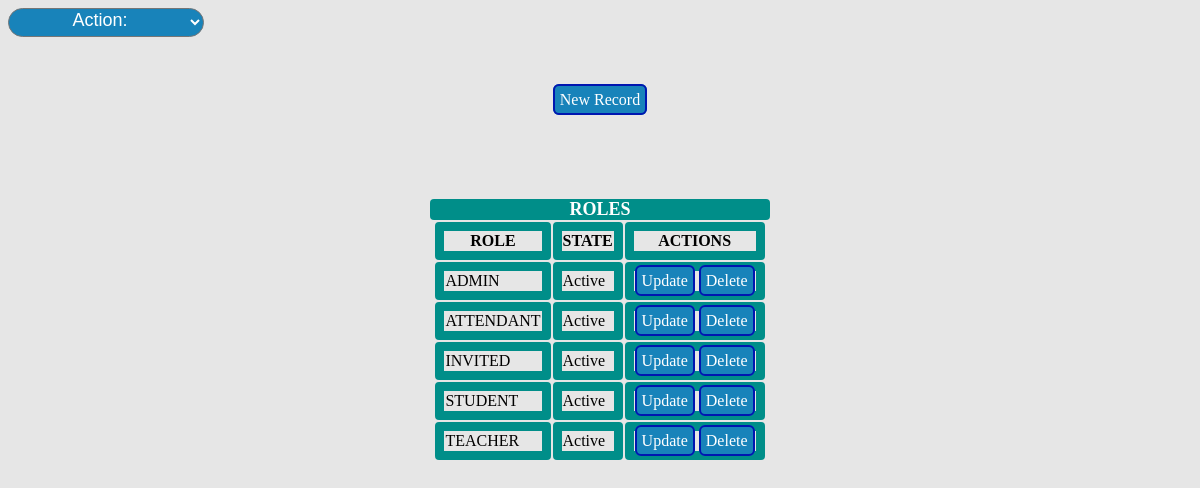
Screenshot of /role/formu_view.php with the database file from the repository.
### tables this page shows
CREATE TABLE `role` (
  `desc_role` varchar(15) NOT NULL,
  `state` tinyint(4) NOT NULL
);

### role/formu_view.php (the view, shortened to what this page needs)
<?php
require_once "cruds.php";
include "../indexs/cruds.php";
$db = database::conectar();
?>
<!DOCTYPE html>
<html>
<head>
	<link rel="stylesheet" type="text/css" href="../style/style_role.css">
	<link rel="stylesheet" href="../indexs/style/cruds_style.css" >
</head>
<body>
	<center>
<br>
<br><br><a href="?action=ver&m=1">New Record</a><br><br>
<?php
$sql = "SELECT * FROM role";
$query = $db ->query($sql);
if ($query->rowCount()>0): ?>
<div><br><br><br><br>
<header>ROLES</header>
<div>
<table>
	<thead>
		<tr>
			<th>ROLE</th>
			<th>STATE</th>
			<th>ACTIONS</th>
		</tr>
	</thead>
<?php while ($row = $query->fetch(PDO::FETCH_ASSOC)): ?>
	<tr>
<?php echo "<td>".$row['desc_role'] . "</td>";
	if ($row['state'] == 1) {
		echo "<td>"."Active" . "</td>";
	}else {
		echo "<td>"."Inactive" . "</td>";
	}
?>
<td><a href="?action=editar&desc_relat=<?php echo $row['desc_role'];?>">Update</a>
<a href="?action=eliminar&desc_relat=<?php echo $row['desc_role'];?>" onclick="return confirm('¿Esta seguro de eliminar este usuario?')">Delete</a></td>
<?php endwhile; ?>
</tr>
</table>
</div>
<?php else: ?>
	<h4>Mr.User DO NOT find registration</h4>
<?php endif; ?>
</center>
</body>
</html>

### assets/style/cruds_style.css (style rules this page uses)
body { background: #E6E6E6; }

### assets/styles/style_role.css (style rules this page uses)
td { border: #008E89 9px solid; border-radius: 4px 4px 4px 4px; }
th { border: #008E89 9px solid; border-radius: 4px 4px 4px 4px; }
a { text-decoration: none; padding: 5px; color: #ffffff; background-color: #1883ba; border-radius: 6px; border-radius: 6px; border: 2px solid #0016b0; }
header { color:white; background-color: #008E89; border-radius: 4px 4px 4px 4px; font-size: 18px; width:340px; font-weight: bold; }

### rows the page displays
role: desc_role "ADMIN", state "Active"
role: desc_role "ATTENDANT", state "Active"
role: desc_role "INVITED", state "Active"
role: desc_role "STUDENT", state "Active"
role: desc_role "TEACHER", state "Active"
